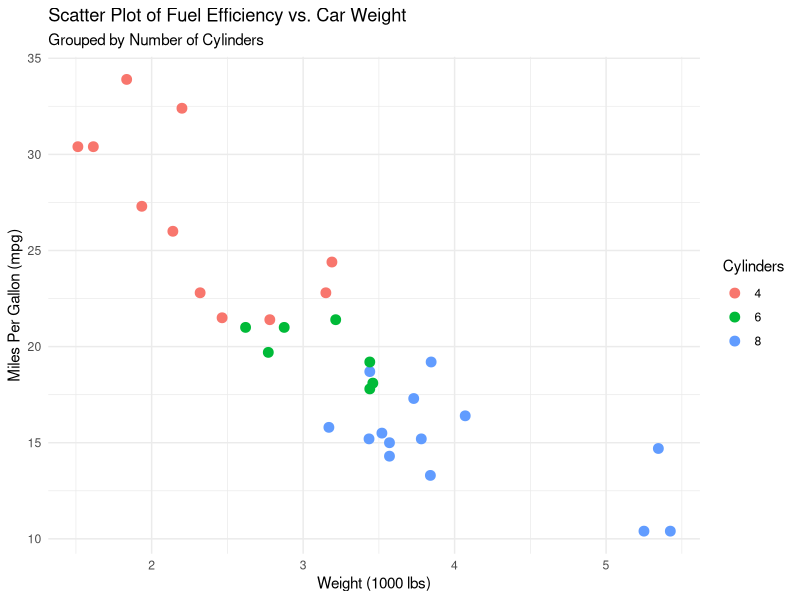
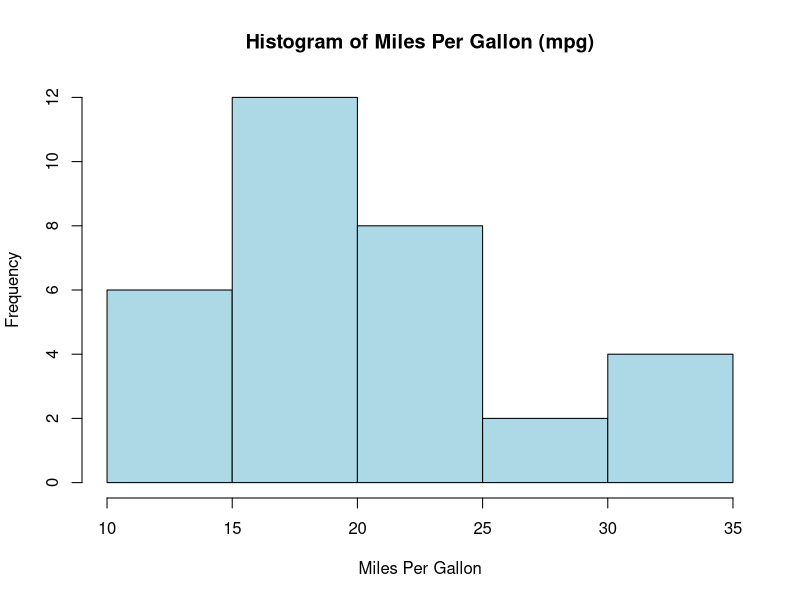

Generate these figures, in order, with R:
## ---- chunk 1
#| echo: false
#Loading the Dataset
data(mtcars)
## ---- chunk 2
#| echo: false
#Displaying the first 5 rows of the dataset
head(mtcars)
## ---- chunk 3
#| echo: false
#Displaying the statistics of 3 columns of the dataset
summary(mtcars[, c("mpg", "wt", "cyl")])
## ---- chunk 4
#| echo: false
#Importing the library
library(ggplot2)

# Creating the scatter plot
ggplot(mtcars, aes(x = wt, y = mpg, color = as.factor(cyl))) +
  geom_point(size = 3) +
  #Setting the title and name of the axis for the plot
  labs(
    title = "Scatter Plot of Fuel Efficiency vs. Car Weight",
    subtitle = "Grouped by Number of Cylinders",
    x = "Weight (1000 lbs)",
    y = "Miles Per Gallon (mpg)",
    color = "Cylinders"
  ) +
  theme_minimal()

## ---- chunk 5
# Plotting a histogram of miles per gallon
hist(mtcars$mpg,
     main = "Histogram of Miles Per Gallon (mpg)",
     xlab = "Miles Per Gallon",
     col = "lightblue",
     border = "black")

## ---- chunk 6

